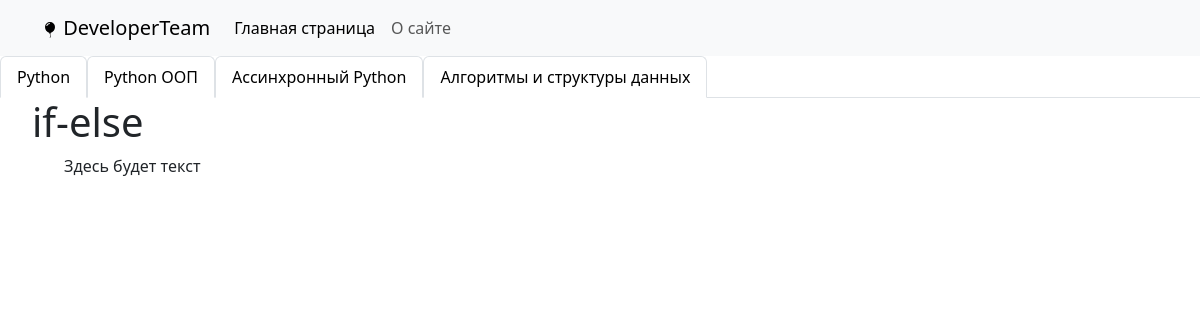
/posts/if-elif-else/, run on an earlier commit of the app's database.
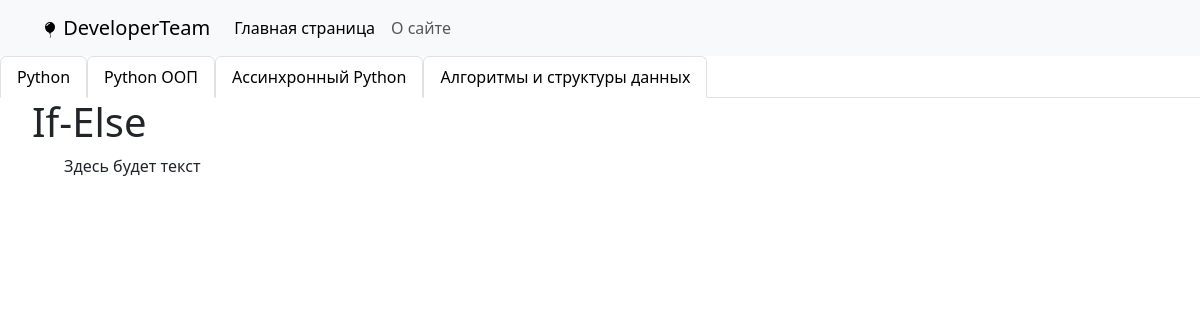
And on a later commit of the database.
### developer/models.py (models this page shows, shortened)
class Developer(models.Model):
    lesson = models.CharField(max_length=100)
    content = models.TextField(blank=True)
    time_create = models.DateTimeField(auto_now_add=True)
    time_update = models.DateTimeField(auto_now=True)
    is_published = models.BooleanField(default=True)
    slug = models.SlugField(max_length=125, unique=True, db_index=True)
    direct = models.ForeignKey('Category', on_delete=models.PROTECT, null=True)

### developer/views.py (the view)
# urls.py: path('posts/<slug:post_slug>/', views.show_post, name='posting'),
def show_post(request, post_slug):
    posts = get_object_or_404(Developer, slug=post_slug)
    data = {
        'title': posts.lesson,
        'posts': posts,
    }
    return render(request, 'developer/post.html', context=data)

### developer/models.py (called while the page is built)
    def get_absolute_url(self):
        return reverse('direction', kwargs={'dir_slug': self.slug})

### developer/templatetags/developer_tags.py (called while the page is built)
@register.inclusion_tag('developer/list_direction.html')
def get_direction():
    cats = Category.objects.all()
    return {'cats': cats}

### developer/templates/developer/post.html
{% extends 'base.html' %}
{% block content %}
<ul>
    <h1>{{ title }}</h1>
    <ul>
        <p>{{ posts.content }}</p>
    </ul>
</ul>
{% endblock %}

What changed in the data, as far as the page shows it:
changed Developer "Здесь будет текст": lesson "if-else" → "If-Else"
